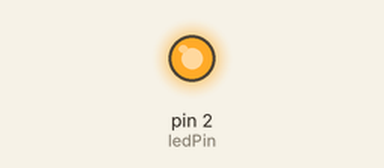
Simulated run of this program. Board: Arduino Uno, built with avr-gcc and run on an emulated ATmega328P. On the bench: output pins drawn as LEDs (lit = HIGH).

Above: at 1.2 s.
At 8.5 s:
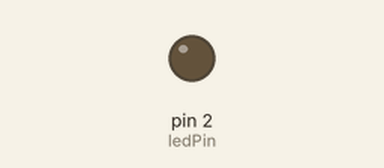
Timing chart, 0 to 8.8 s (numbered marks = the images above):
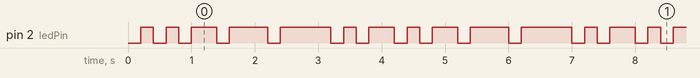

The program:

main.cpp
```cpp
#include <Arduino.h>

const int ledPin = 2;

// 时序参数（和你示例完全一致）
const unsigned long shortOn = 200;    // 短亮
const unsigned long shortOff = 200;   // 短熄灭
const unsigned long longOn = 600;     // 长亮
const unsigned long charGap = 500;    // S/O 之间间隔
const unsigned long wordGap = 2000;   // 整套SOS结束停顿

// 状态机枚举
enum State {
    S1_FLASH, S1_GAP,
    O1_FLASH, O1_GAP,
    S2_FLASH, S2_GAP,
    END_WAIT
};

State curState = S1_FLASH;
unsigned long prevTime = 0;
int flashCnt = 0; // 闪烁计数
bool ledOn = false;

void setup() {
  Serial.begin(115200);
  pinMode(ledPin, OUTPUT);
  digitalWrite(ledPin, LOW);
}

void loop() {
  unsigned long now = millis();
  if (now - prevTime < (ledOn ? (curState == O1_FLASH ? longOn : shortOn) : shortOff)) {
    return;
  }

  prevTime = now;

  if (!ledOn) {
    // 当前熄灭，点亮LED
    ledOn = true;
    digitalWrite(ledPin, HIGH);
  } else {
    // 当前点亮，熄灭LED
    ledOn = false;
    digitalWrite(ledPin, LOW);
    flashCnt++;

    switch (curState) {
      case S1_FLASH:
        if (flashCnt >= 3) {
          flashCnt = 0;
          curState = S1_GAP;
          prevTime = now + charGap;
        }
        break;
      case S1_GAP:
        curState = O1_FLASH;
        break;
      case O1_FLASH:
        if (flashCnt >= 3) {
          flashCnt = 0;
          curState = O1_GAP;
          prevTime = now + charGap;
        }
        break;
      case O1_GAP:
        curState = S2_FLASH;
        break;
      case S2_FLASH:
        if (flashCnt >= 3) {
          flashCnt = 0;
          curState = END_WAIT;
          prevTime = now + wordGap;
        }
        break;
      case END_WAIT:
        curState = S1_FLASH;
        break;
    }
  }
}
```

Measured:
- by itself, pin 2 (ledPin): repeats every 3.8 s: LOW 0.20 s, HIGH 0.20 s, LOW 0.20 s, HIGH 0.40 s, LOW 0.20 s, HIGH 0.60 s, LOW 0.20 s, HIGH 0.80 s, LOW 0.20 s, HIGH 0.20 s, LOW 0.20 s, HIGH 0.40 s
- by itself, everything shown: repeats every 7.6 s, in 28 steps
